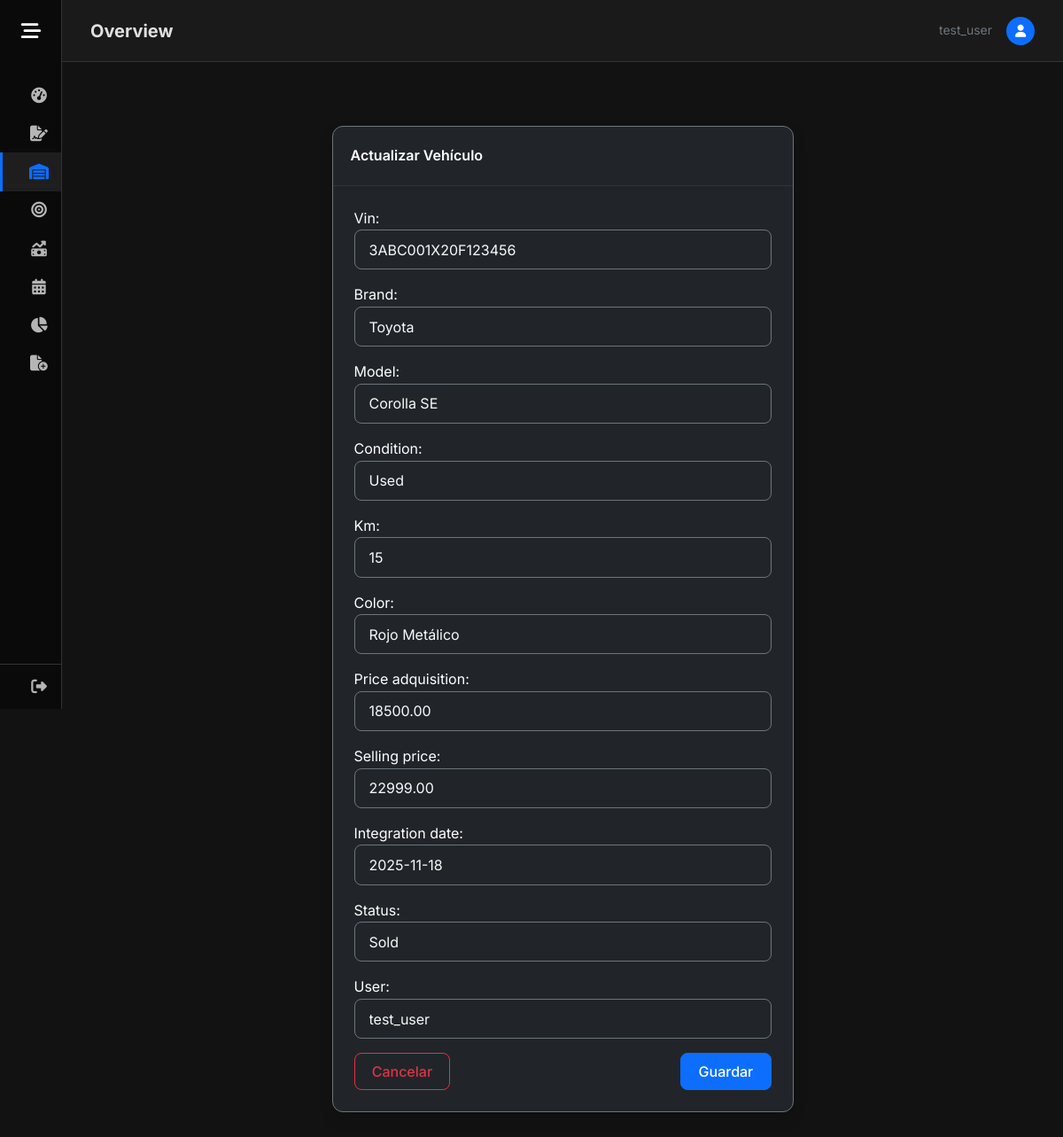
The page /inventory_update/1 (signed in) on the database its author committed.
### GDMFX/models.py (models this page shows, shortened)
class Vehicles(models.Model):
    vin = models.CharField(max_length=17, unique=True)
    brand = models.CharField(max_length=50)
    model = models.CharField(max_length=50)
    CONDITION_CHOICES = [
        ('Used', 'Used'),
        ('New', 'New'),
    ]
    condition = models.CharField(max_length=10, choices=CONDITION_CHOICES)
    km = models.IntegerField(default=0)
    color = models.CharField(max_length=50)
    price_adquisition = models.DecimalField(max_digits=12, decimal_places=2, null=True, blank=True)
    selling_price = models.DecimalField(max_digits=12, decimal_places=2, null=True, blank=True)
    integration_date = models.DateField(null=True, blank=True)
    STATUS_CHOICES = [
        ('Available', 'Available'),
        ('Sold', 'Sold'),
    ]
    status = models.CharField(max_length=10, choices=STATUS_CHOICES)
    user = models.ForeignKey(User, on_delete=models.CASCADE)

### GDMFX/views.py (the view, shortened to what this page needs)
# urls.py: path('inventory_update/<int:id_vehicle>', views.update_vehicle, name='update_vehicle'),
@login_required
def update_vehicle(request, id_vehicle):
    vehicle = get_object_or_404(Vehicles, pk=id_vehicle, user=request.user)
    if request.method == 'GET':
        form = VehicleForm(instance=vehicle)
        form.fields['user'].queryset = User.objects.filter(pk = request.user.pk)
        form.fields['user'].initial = request.user
        return render(request, 'update_inventory.html', {'form': form})

### GDMFX/templates/update_inventory.html (shortened to what this page needs)
{% extends 'base.html' %}
{% block content %}
<div class="container mt-3">
    <div class="card shadow border-secondary bg-dark text-white" style="width: 50%; margin: 0 auto;">
        <div class="card-header">Actualizar Vehículo</div>
        <div class="card-body">
            <form method="post">
                {{ form.as_p }}
                <div class="d-flex justify-content-between">
                    <a href="{% url 'inventory' %}" class="btn btn-outline-danger">Cancelar</a>
                    <button type="submit" class="btn btn-primary">Guardar</button>
                </div>
            </form>
        </div>
    </div>
</div>
{% endblock %}

### GDMFX/templates/base.html (shortened to what this page needs)
<!DOCTYPE html>
<html lang="en">
<head>
    {% load static %}
    <link href="https://cdn.jsdelivr.net/npm/bootstrap@5.3.3/dist/css/bootstrap.min.css" rel="stylesheet">
    <link rel="stylesheet" href="{% static 'css/base.css' %}?v=7">
    <link rel="stylesheet" href="https://cdnjs.cloudflare.com/ajax/libs/font-awesome/6.4.0/css/all.min.css">
    <link rel="stylesheet" href="https://cdn.jsdelivr.net/npm/flatpickr/dist/flatpickr.min.css">
    <link rel="stylesheet" type="text/css" href="https://npmcdn.com/flatpickr/dist/themes/dark.css">
</head>
<body class="{% if user.is_authenticated %}dashboard-body{% endif %}">
    {% if user.is_authenticated %}
    <div class="wrapper">
        <aside id="sidebar">
            <div class="sidebar-header d-flex align-items-center">
                <button id="toggle-btn" type="button" aria-label="Toggle Sidebar">
                    <i class="fa-solid fa-bars-staggered"></i>
                </button>
            </div>
            <ul class="sidebar-nav">
                <li class="sidebar-item">
                    <a href="{% url 'dashboard' %}"
                        class="sidebar-link {% if request.resolver_match.url_name == 'dashboard' %}active{% endif %}">
                        <i class="fa-solid fa-gauge-high"></i>
                    </a>
                </li>
                <li class="sidebar-item">
                    <a href="{% url 'contract' %}"
                        class="sidebar-link {% if 'contract' in request.path %}active{% endif %}">
                        <i class="fa-solid fa-file-signature"></i>
                    </a>
                </li>
                <li class="sidebar-item">
                    <a href="{% url 'inventory' %}"
                        class="sidebar-link {% if 'inventory' in request.path %}active{% endif %}">
                        <i class="fa-solid fa-warehouse"></i>
                    </a>
                </li>
                <li class="sidebar-item">
                    <a href="{% url 'leads' %}" class="sidebar-link {% if 'leads' in request.path %}active{% endif %}">
                        <i class="fa-solid fa-bullseye"></i>
                    </a>
                </li>
                <li class="sidebar-item">
                    <a href="{% url 'sales' %}" class="sidebar-link {% if 'sales' in request.path %}active{% endif %}">
                        <i class="fa-solid fa-money-bill-trend-up"></i>
                    </a>
                </li>
                <li class="sidebar-item">
                    <a href="{% url 'meets' %}" class="sidebar-link {% if 'meets' in request.path %}active{% endif %}">
                        <i class="fa-solid fa-calendar-days"></i>
                    </a>
                </li>
                <li class="sidebar-item">
                    <a href="{% url 'reports' %}" class="sidebar-link">
                        <i class="fa-solid fa-chart-pie"></i>
                    </a>
                </li>
                <li class="sidebar-item">
                    <a href="#" id="newEntryToggle" class="sidebar-link dropdown-toggle collapsed"
                        data-bs-toggle="collapse" data-bs-target="#formsSubmenu">
                        <i class="fa-solid fa-file-circle-plus"></i>
                    </a>
                </li>
            </ul>
            <div class="sidebar-footer">
                <a href="{% url 'logout' %}" class="sidebar-link logout-link">
                    <i class="fa-solid fa-right-from-bracket"></i>
                </a>
            </div>
        </aside>
        <main class="main">
            <nav class="navbar navbar-top mb-4">
                <div class="container-fluid px-0">
                    <h2 class="h5 mb-0 fw-bold">{% block page_title %}Overview{% endblock %}</h2>
                    <div class="ms-auto d-flex align-items-center">
                        <span class="text-secondary small me-3 d-none d-md-inline">{{ user.username }}</span>
                        <div class="bg-primary rounded-circle"
                            style="width: 32px; height: 32px; display: flex; align-items: center; justify-content: center;">
                            <i class="fa-solid fa-user text-white small"></i>
                        </div>
                    </div>
                </div>
            </nav>
            <div class="content-container">
                {% block content %}{% endblock %}
            </div>
        </main>
    </div>
    {% else %}
    <div class="auth-container">
        {% block auth_content %}
        {% endblock %}
    </div>
    {% endif %}
</body>
</html>

### static/css/base.css (style rules this page uses)
:root { --main-bg: #121212; --secondary-bg: #1a1a1a; --card-bg: #1e1e1e; --text-main: #e0e0e0; --text-muted: #a0a0a0; --text-light: #ffffff; --primary-color: #0d6efd; --primary-hover: #0b5ed7; --danger-color: #dc3545; --success-color: #198754; --warning-color: #ffc107; --sidebar-bg: #0a0a0a; --sidebar-link-hover: #1e1e1e; --sidebar-width-collapsed: 70px; --sidebar-width-expanded: 260px; --transition-speed: 0.25s; --box-shadow-card: 0 4px 6px rgba(0, 0, 0, 0.3); --box-shadow-hover: 0 10px 15px rgba(0, 0, 0, 0.4); --border-color: #333333; }
body { background-color: var(--main-bg); color: var(--text-main); font-family: 'Inter', sans-serif; margin: 0; overflow-x: hidden; line-height: 1.6; }
a { text-decoration: none; transition: 0.3s; color: var(--primary-color); }
h1, h2, h3, h4, h5, h6 { color: var(--text-light); font-weight: 600; }
.card { background-color: var(--card-bg); border: 1px solid var(--border-color); border-radius: 12px; box-shadow: var(--box-shadow-card); transition: transform 0.2s, box-shadow 0.2s; color: var(--text-main); }
.card-header { background-color: transparent; border-bottom: 1px solid var(--border-color); padding: 1.25rem; font-weight: 600; }
.card-body { padding: 1.5rem; }
.form-control, .form-select { background-color: #2d2d2d; border: 1px solid #404040; color: var(--text-light); border-radius: 8px; padding: 0.6rem 1rem; }
.form-control::placeholder { color: #888; }
.btn { border-radius: 8px; padding: 0.5rem 1.2rem; font-weight: 500; transition: all 0.2s; }
.btn-primary { background-color: var(--primary-color); border-color: var(--primary-color); }
#sidebar { width: var(--sidebar-width-collapsed); min-width: var(--sidebar-width-collapsed); z-index: 1050; transition: all var(--transition-speed) cubic-bezier(0.4, 0, 0.2, 1); display: flex; flex-direction: column; background-color: var(--sidebar-bg); position: fixed; top: 0; bottom: 0; height: 100vh; left: 0; border-right: 1px solid var(--border-color); }
.sidebar-header { padding: 1.2rem 0; height: 70px; display: flex; align-items: center; justify-content: flex-start; }
#toggle-btn { background: transparent; cursor: pointer; border: 0; min-width: var(--sidebar-width-collapsed); width: var(--sidebar-width-collapsed); text-align: center; color: var(--text-light); display: flex; align-items: center; justify-content: center; height: 100%; }
#toggle-btn i { font-size: 1.4rem; color: var(--text-light); }
.sidebar-nav { padding: 1rem 0; flex: 1 1 auto; list-style: none; overflow-y: auto; overflow-x: hidden; }
#sidebar:not(.expand) .sidebar-nav { overflow: visible; }
.sidebar-link { padding: 0.8rem 1.625rem; color: #b5b5b5; display: flex; align-items: center; font-size: 0.95rem; white-space: nowrap; border-left: 3px solid transparent; text-decoration: none; }
.sidebar-link i { font-size: 1.1rem; min-width: 30px; margin-right: 10px; text-align: center; }
.sidebar-link:hover, .sidebar-link.active { color: #fff; background-color: var(--sidebar-link-hover); border-left-color: var(--primary-color); text-decoration: none; }
.sidebar-link.active i { color: var(--primary-color); }
#sidebar:not(.expand) .sidebar-link.dropdown-toggle::after { display: none !important; }
#sidebar:not(.expand) .sidebar-item { position: relative; }
.sidebar-footer { border-top: 1px solid var(--border-color); padding: 0; }
.logout-link { padding: 1rem 1.625rem; }
.main { margin-left: var(--sidebar-width-collapsed); transition: margin-left var(--transition-speed) cubic-bezier(0.4, 0, 0.2, 1); width: auto; min-height: 100vh; padding: 0; background-color: var(--main-bg); }
.navbar-top { height: 70px; background-color: var(--secondary-bg); border-bottom: 1px solid var(--border-color); padding: 0 2rem; display: flex; align-items: center; }
.content-container { padding: 2rem; }

### rows shown on the page
Vehicles: vin "3ABC001X20F123456", brand "Toyota", model "Corolla SE", condition "Used", km "15", color "Rojo Metálico", price_adquisition "18500.00", selling_price "22999.00", integration_date "2025-11-18", status "Sold", user "test_user"

### other values the page prints
{{ user.username }} "test_user"
